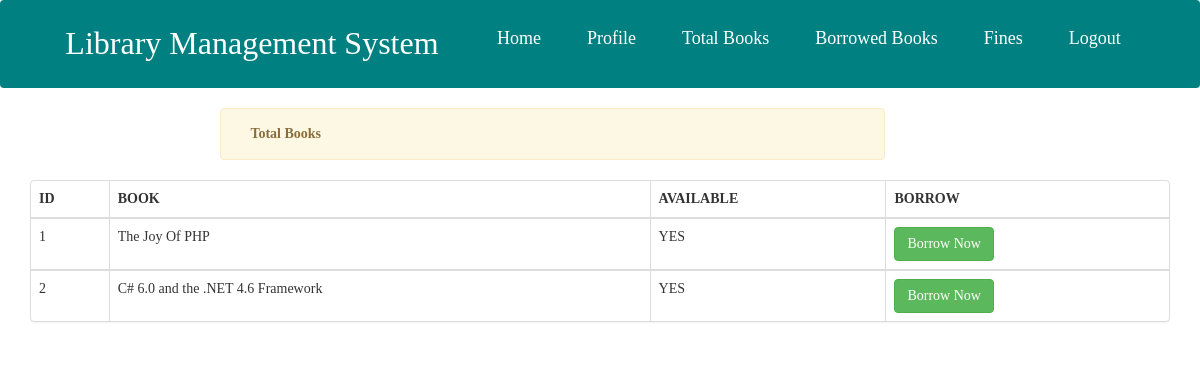
The app's page /borrow-student_lib.php with its own data.
### tables this page shows
CREATE TABLE `books` (
  `bookId` int(11) NOT NULL,
  `bookTitle` varchar(150) NOT NULL,
  `author` varchar(60) NOT NULL,
  `ISBN` varchar(30) NOT NULL,
  `bookCopies` varchar(10) NOT NULL,
  `publisherName` varchar(60) NOT NULL,
  `available` varchar(10) NOT NULL,
  `categories` varchar(30) NOT NULL
);

### borrow-student_lib.php (the view, shortened to what this page needs)
<?php
include "includes/header.php";
?>
<?php include "nav2.php"; ?>
<div class="container">
	<div class="alert alert-warning col-lg-7 col-md-12 col-sm-12 col-xs-12 col-lg-offset-2 col-md-offset-0 col-sm-offset-1 col-xs-offset-0" style="margin-top:0px">
		<span class="glyphicon glyphicon-book"></span>
		<strong>Total Books</strong>
	</div>
</div>
<div class="container">
<div class="panel panel-default">
<table class="table table-bordered">
	<tr>
	<th>ID</th>
	<th>BOOK</th>
	<th>AVAILABLE</th>
	<th>BORROW</th>
	</tr>
<?php
$sql = "SELECT * FROM books";
$query = mysqli_query($conn, $sql);
$counter = 1;
while($row = mysqli_fetch_array($query)){
?>
<tbody>
<tr>
	<td><?php echo $counter++; ?></td>
	<td><?php echo $row['bookTitle'];?></td>
	<td><?php echo $row['available']; ?></td>
	<td>
		<a href="lend-student.php?bid=<?php echo $row['bookId'] ?>" id="show" class="show-in">
			<button class="btn btn-success">Borrow Now</button>
		</a>
	</td>
</tr>
</tbody>
<?php }
?>
</table>
</div>
</div>
</body>
</html>

### css/style.css (style rules this page uses)
body { overflow-x: hidden; }
.alert { margin-top: 40px; }

### nav1111.css (style rules this page uses)
* { margin: 0; padding: 0; box-sizing: border-box; }
body { font-family: cursive; }
a { text-decoration: none; }

### records on screen
books: bookTitle "The Joy Of PHP", available "YES"
books: bookTitle "C# 6.0 and the .NET 4.6 Framework", available "YES"
